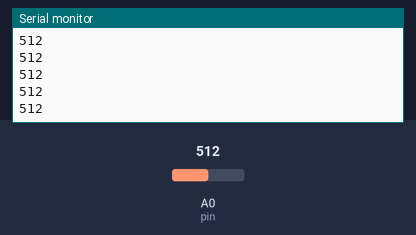
A sketch run on a simulated ESP8266 (NodeMCU). On the bench: the last lines printed to the serial monitor. The test bench sets the inputs (shaded band); at power-on: A0 (pin) = 512.

Above: at 1.2 s.
1.3 s: A0 (pin) set to 716
At 2.4 s:
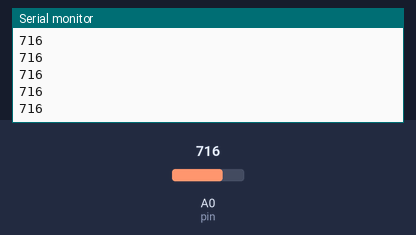
2.8 s: A0 (pin) set to 900
At 3.7 s:
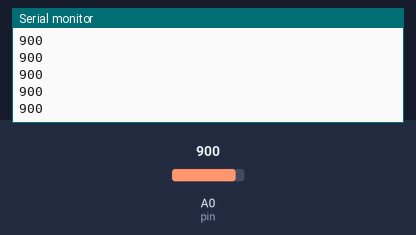
Timing chart, 0 to 5.8 s (numbered marks = the images above; inputs shaded):
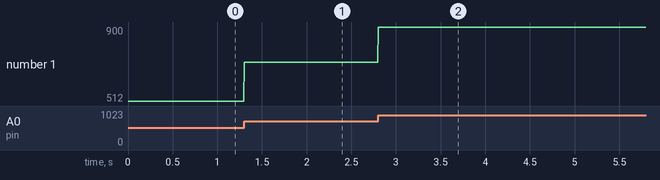

Measured:
- after the input at 1.3 s, the serial monitor: prints a new line at once (image 1)
- after the input at 2.8 s, the serial monitor: prints a new line at once (image 2)
- plotted number 1: 512 → 716 after the input at 1.3 s, 716 → 900 after the input at 2.8 s

The sketch:

flex_sensor_test.ino
```cpp
#include <ESP8266WiFi.h>

int pin = A0;

void setup() {
  Serial.begin(9600);

}

void loop() {

  int flexposition = analogRead(pin);
  Serial.println(flexposition);

}
```
